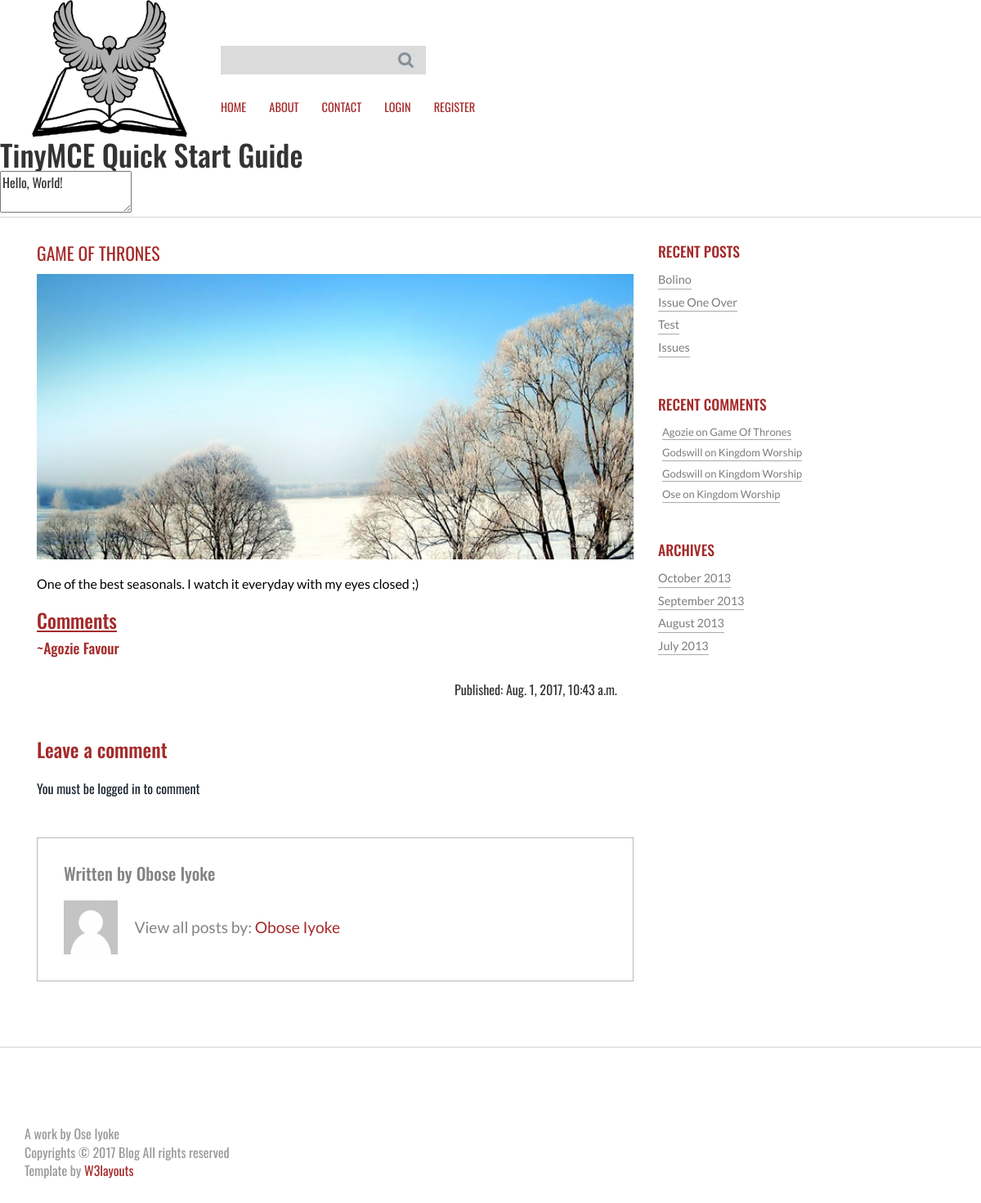
Screenshot of /detail/game-of-thrones/ with the database file from the repository.
### blog/models.py (models this page shows, shortened)
class Post(models.Model):
    author = models.ForeignKey('auth.User',null=True)
    title = models.CharField(max_length=150)
    pub_date = models.DateTimeField(default=timezone.now())
    text = models.TextField()
    likes = models.IntegerField(default=0)
    views = models.IntegerField(default=0)
    slug = models.SlugField(unique=True)
    email = models.EmailField(max_length=50, default='kingdom@gmail.com')
    def __str__(self):
        return self.title

class Comment(models.Model):
    commenter = models.ForeignKey('auth.User')
    email = models.EmailField(max_length=50)
    post = models.ForeignKey(Post)
    created_on = models.DateTimeField(default=timezone.now())
    text = tinymce_models.HTMLField()

### blog/views.py (the view)
# urls.py: url(r'^detail/(?P<post_slug>[\w\-]+)/$', views.detail, name='detail'),
def detail(request, post_slug):
    try:
        post = Post.objects.get(slug=post_slug)
        comments = Comment.objects.filter(post=post)
    except Post.DoesNotExist:
        post = None
        comments = None
    form = CommentForm(request.POST or None)
    if form.is_valid():
        comment = form.save(commit=False)
        comment.post = post
        if request.user.is_authenticated():
            comment.commenter = request.user
            comment.email = request.user.email
            comment.created_on = timezone.now()
            comment.save()
        return redirect(request.path)
    else:
        print('girl')
    recent_comments()
    recent_posts()
    context = {'post':post,'form':form,'comments':comments,'recent_comments':recent_comments,'recent_posts':recent_posts}
    return render(request, 'blog/detail.html',context)

### blog/forms.py
class CommentForm(forms.ModelForm):
    text = forms.CharField(help_text='Enter a Comment',widget=TinyMCE(attrs={'cols': 80, 'rows': 30}))
    name = forms.CharField(widget=forms.HiddenInput(), initial="User")
    created_on = forms.DateTimeField(widget=forms.HiddenInput(), initial=timezone.now())
    email = forms.CharField(widget=forms.HiddenInput(), initial="default@gmail.com")
    post = forms.CharField(widget=forms.HiddenInput(),initial="Post")
    class Meta:
        model = Comment
        fields = ('text',)

### blog/views.py (called while the page is built)
def recent_comments():
    recent_comments = Comment.objects.all().filter(created_on__lte=timezone.now()).order_by('-created_on')[:4]
    return recent_comments

def recent_posts():
    recent_posts = Post.objects.all().filter(pub_date__lte=timezone.now()).order_by('-pub_date')[:4]
    return recent_posts

### templates/blog/detail.html (shortened to what this page needs)
{% extends 'blog/base.html' %}
{% load staticfiles %}
	{% block body_block %}
	<h1>TinyMCE Quick Start Guide</h1>
	<form method='post'>
		<textarea id = 'mytextarea'>Hello, World!</textarea>
	</form>
	{% if post %}
		<div class="single">
			 <div class="container">
				  <div class="col-md-8 single-main">
					  <div class="single-grid">
							<h4><a href="{% url 'blog:detail' post.slug %}">{{ post.title|safe }}</a></h4>
							<img src="{% static 'images/post1.jpg' %}" alt=""/>
							<p>{{ post.text|safe }}</p>
					  </div>
						<div class="comments">
							<h2><u>Comments</u></h2>
								{% if comments %}
									{% for comment in comments %}
									<h3>~{{ comment.commenter.first_name|title}} {{comment.commenter.last_name|title }}</h3>
									<ul>
										<li>
										</</li><br>
									</ul>
									<span class="hidden-xs"style="margin-left:70%;, font-family:Arial">Published: {{ comment.created_on }}</span >
									{% endfor %}
								{% else %}
									No comments available
								{% endif %}
						</div>
					  <div class="content-form">
							 <h3>Leave a comment</h3>
							 {% if user.is_authenticated %}
								<form id="comment_form" action="{% url 'blog:detail' post.slug %}" method="post">
									{% csrf_token %}
										{% for hidden in form.hidden_fields %}
												{{ hidden }}
										{% endfor %}
										{% for field in form.visible_fields %}
											{{ field.errors }}
											{{ field }}<br/><br/>
										{% endfor %}
										<input class="btn btn-primary" type="submit" name="submit" value="submit">
								</form>
								{% else %}
								<a href="{% url 'blog:handle_login' %}">You must be logged in to comment</a>
								{% endif %}
								 </div>
						 <ul class="comment-list " >
					  		   <h5 class="post-author_head">Written by <a href="#" title="Posts by admin" rel="author">{{ post.author.first_name|title }}  {{ post.author.last_name|title }}</a></h5>
					  		   <li><img src="{% static 'images/avatar.png' %}" class="img-responsive" alt="">
					  		   <div class="desc">
					  		   <p>View all posts by: <a href="#" title="Posts by admin" rel="author">{{ post.author.first_name|title }}  {{ post.author.last_name|title }}</a></p>
					  		   </div>
					  		   <div class="clearfix"></div>
					  		   </li>
					  	  </ul>
				  </div>
					<div class="col-md-4 side-content">
						<div class="recent">
 						 <h3>RECENT POSTS</h3>
 						 {% if recent_posts %}
 						 <ul>
 							 {% for post in recent_posts %}
 						 <li><a href="{% url 'blog:detail' post.slug %}">{{post.title|title }}</a></li>
 						 {% endfor %}
 						 </ul>
 						 {% else %}
 					 <li><a href="#">No post has been posted</a></li>
 						 {% endif %}
 					 </div>
 					 <div class="comments">
 						 <h3>RECENT COMMENTS</h3>
 						 {% if recent_comments %}
 						 <ul>
 							 {% for comment in recent_comments %}
 						 <li><a href="{% url 'blog:detail' comment.post.slug %}">{{comment.commenter|title}} on {{comment.post|title}}</a></li>
 							{% endfor %}
 						 </ul>
 						 {% else %}
 						 <li><a href="#">No comments at the moment</a></li>
 						 {% endif %}
 					 </div>
					 <div class="archives">
						 <h3>ARCHIVES</h3>
						 <ul>
						 <li><a href="#">October 2013</a></li>
						 <li><a href="#">September 2013</a></li>
						 <li><a href="#">August 2013</a></li>
						 <li><a href="#">July 2013</a></li>
						 </ul>
					 </div>
					</div>
					  <div class="clearfix"></div>
				  </div>
			  </div>
		{% else %}
		asadsh
		{% endif %}
		{% endblock %}

### static/css/style.css (style rules this page uses)
html, body { font-size: 100%; background-size:cover; font-family: 'Oswald', sans-serif; }
body a { transition: 0.5s all ease; -webkit-transition: 0.5s all ease; -moz-transition: 0.5s all ease; -o-transition: 0.5s all ease; -ms-transition: 0.5s all ease; }
h1,h2,h3,h4,h5,h6 { margin:0; }
p { margin:0; }
ul,label { margin:0; padding:0; }
.content,.about-content,.contact-content,.single { border-top:1px solid #d2d2d2; border-bottom:1px solid #d2d2d2; }
.recent,.comments,.archives { margin-bottom:3em; }
.recent h3,.comments h3,.archives h3,.categories h3 { color:#a52a2a; font-size:1.1em; margin-bottom:0.5em; }
.comments h2 { color:#a52a2a; font-size:1.5em; margin-bottom:0.5em; }
.recent ul li,.comments ul li,.archives ul li,.categories ul li { display:block; }
.recent li a,.comments ul li a,.archives ul li a,.categories ul li a { color:#7C7C7C; border-bottom:1px solid #a6aaae; font-family: 'Lato', sans-serif; font-size: 0.9em; text-decoration: none; padding: 6px 0 0 0; display:inline-block; font-weight: 400; }
.comments ul li { color:#7C7C7C; font-size: 0.9em; border-bottom:none; margin:0 5px; font-family: 'Lato', sans-serif; }
.about-content,.contact-content,.single { padding:2em 0; }
.single-grid p { font-family: 'Lato', sans-serif; color: #000000; font-size: 1em; line-height: 1.8em; margin:1em 0; text-align:justify; }
.single-grid h4 { color:#afafaf; font-family: 'Lato', sans-serif; font-size:0.8em; margin-bottom:1em; }
.single-grid h4 a { font-size:1.7em; color:#a52a2a; margin-right:0.7em; display:inline-block; text-decoration:none; font-family: 'Oswald', sans-serif; font-weight:400; text-transform:uppercase; }
.single-grid img { width:100%; }
ul.comment-list { border: 1px solid #BAB6B6; padding: 2em; margin: 3em 0; list-style: none; }
h5.post-author_head { font-size: 1.3em; color: #848484; margin: 0 0 1em; }
h5.post-author_head a { color: #848484; }
ul.comment-list img { float: left; width: 10%; margin-right: 20px; }
.desc p { font-size: 1.2em; color: #848484; margin-top: 1em; display: inline-block; font-family: 'Lato', sans-serif; }
.desc p a { color: #a52a2a; font-family: 'Lato', sans-serif; }
.content-form h3 { color: #a52a2a; margin-bottom: 1em; text-decoration: none; display: block; font-family: 'Oswald', sans-serif; }

### rows the page displays
Post: title "GAME OF THRONES", text "One of the best seasonals. I watch it everyday with my eyes closed ;)", author.first_name "Obose", author.last_name "Iyoke"
Comment: commenter.first_name "Agozie", commenter.last_name "Favour", created_on "Aug. 1, 2017, 10:43 a.m.", commenter "Agozie", post "Game Of Thrones"
Post: title "Bolino"
Post: title "Issue One Over"
Post: title "Test"
Post: title "Issues"
Comment: commenter "Godswill", post "Kingdom Worship"
Comment: commenter "Godswill", post "Kingdom Worship"
Comment: commenter "Ose", post "Kingdom Worship"
